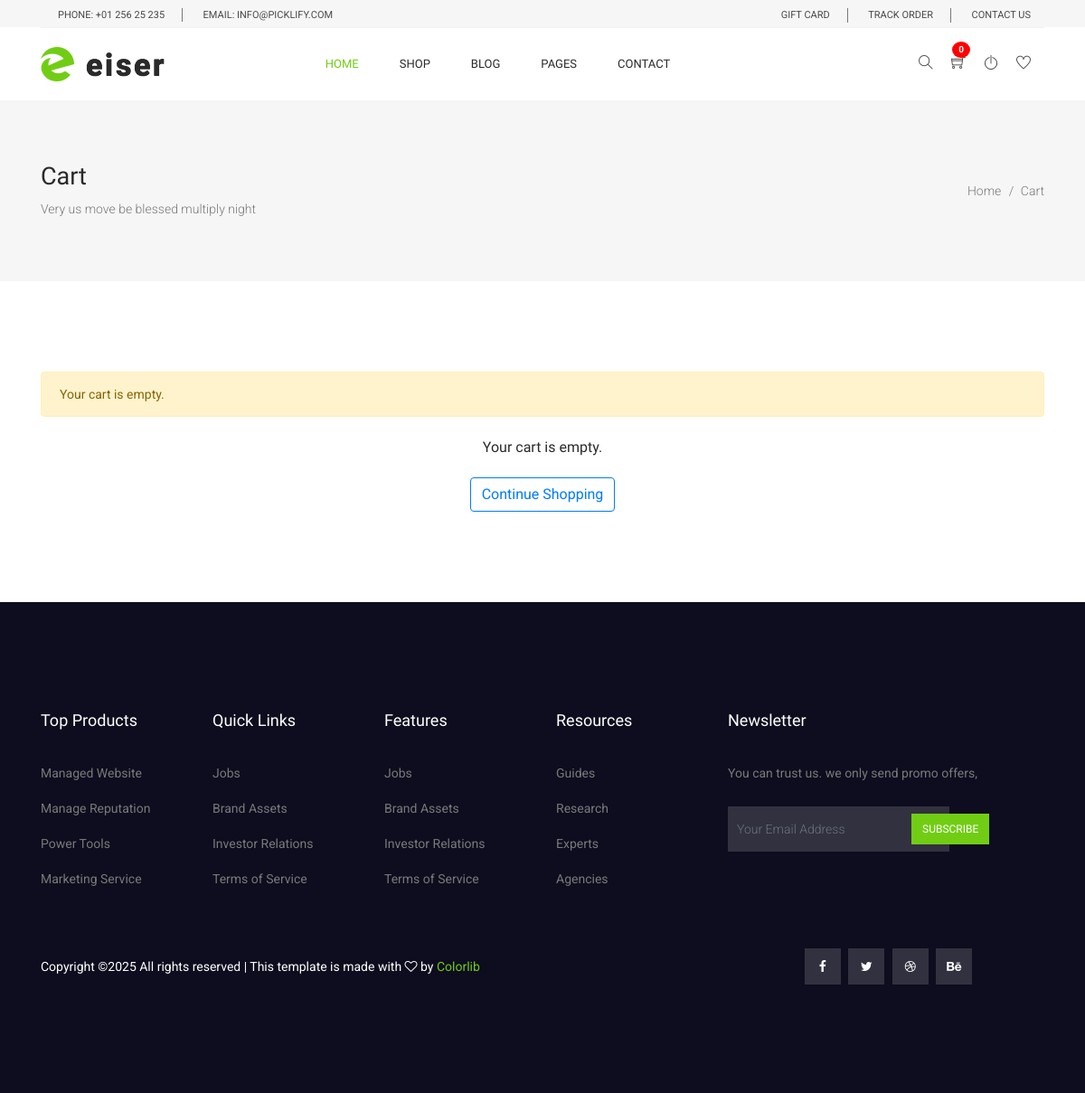
The app's page /accounts/cart/ (signed in), older data.
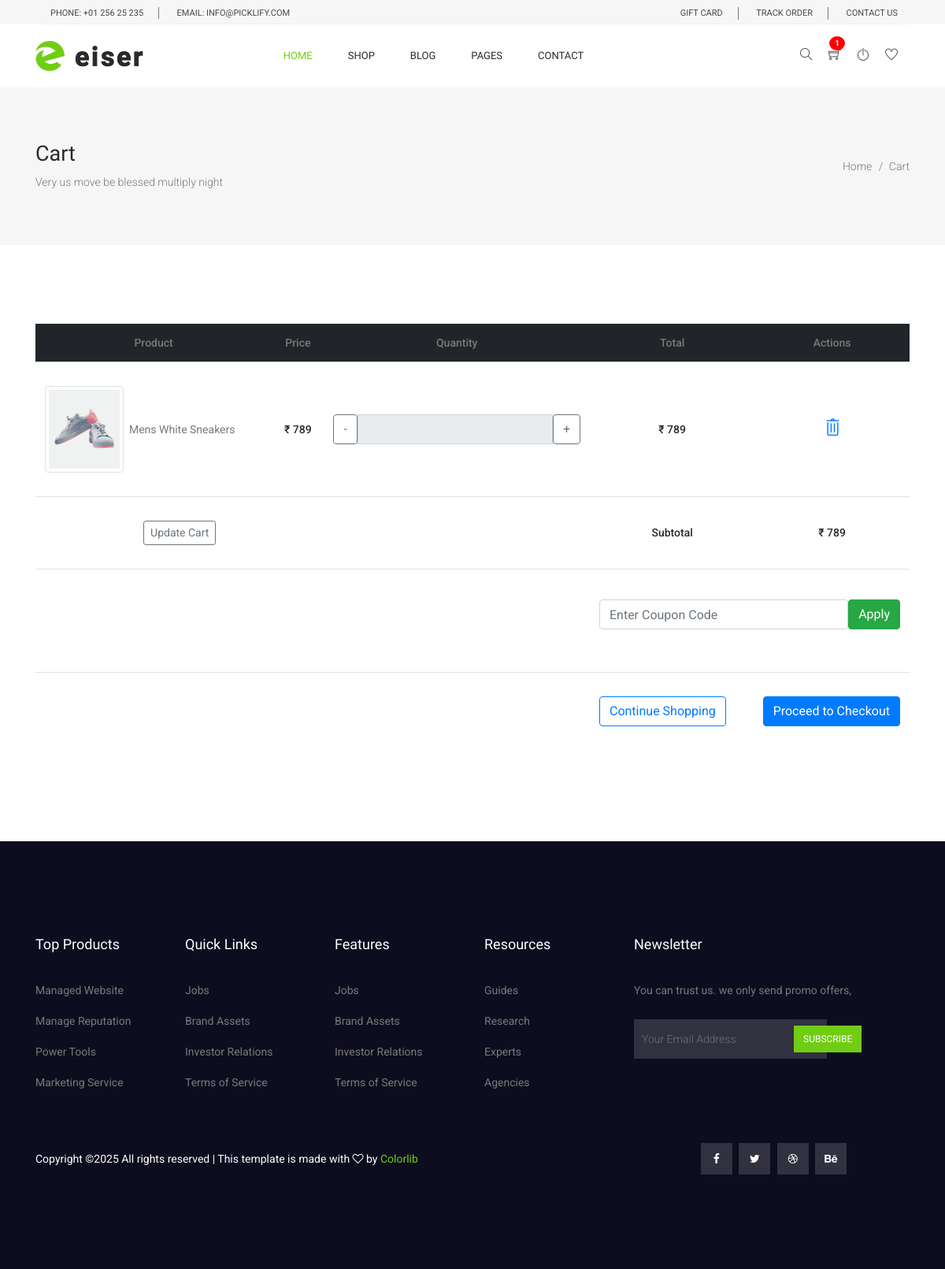
The same page, newer data.
### accounts/models.py (models this page shows)
class Profile(BaseModel):
    user = models.OneToOneField(User , on_delete=models.CASCADE , related_name="profile")
    is_email_verified = models.BooleanField(default=False)
    email_token = models.CharField(max_length=100 , null=True , blank=True)
    profile_image = models.ImageField(upload_to = 'profile')
    def get_cart_count(self):
        count = CartItems.objects.filter(cart__is_paid=False, cart__user=self.user).count()
        return count

class CartItems(BaseModel):
    cart = models.ForeignKey(Cart , on_delete=models.CASCADE, related_name='cart_items')
    product = models.ForeignKey(Product, on_delete=models.SET_NULL, null=True, blank=True)
    color_variant = models.ForeignKey(ColorVariant, on_delete=models.SET_NULL, null=True, blank=True)
    size_variant = models.ForeignKey(SizeVariant, on_delete=models.SET_NULL, null=True, blank=True)
    def get_product_price(self):
        price = [self.product.price]
        if self.color_variant:
            color_variant_price = self.color_variant.price
            price.append(color_variant_price)
        if self.size_variant:
            size_variant_price = self.size_variant.price
            price.append(size_variant_price)
        return sum(price)

class Cart(BaseModel):
    user = models.ForeignKey(User , on_delete=models.CASCADE, related_name='carts')
    coupon = models.ForeignKey(Coupon, on_delete=models.SET_NULL, null=True, blank=True)
    is_paid = models.BooleanField(default=False)
    def get_cart_total(self):
        cart_items = self.cart_items.all()
        price = []
        for cart_item in cart_items:
            price.append(cart_item.product.price)
            if cart_item.color_variant:
                color_variant_price = cart_item.color_variant.price
                price.append(color_variant_price)
            if cart_item.size_variant:
                size_variant_price = cart_item.size_variant.price
                price.append(size_variant_price)
        if self.coupon:
            if self.coupon.minimum_amount < sum(price):
                return sum(price) - self.coupon.discount_price
        return sum(price)

### products/models.py (models this page shows, shortened)
class Product(BaseModel):
    product_name = models.CharField(max_length=100)
    slug = models.SlugField(unique=True, null=True, blank=True)
    category = models.ForeignKey(Category, on_delete=models.CASCADE, related_name="products")
    price = models.IntegerField()
    product_description = models.TextField()
    color_variant = models.ManyToManyField(ColorVariant, blank=True)
    size_variant = models.ManyToManyField(SizeVariant, blank=True)

class ProductImage(BaseModel):
    product = models.ForeignKey(Product, on_delete=models.CASCADE, related_name="product_images")
    image = models.ImageField(upload_to="product")

### accounts/views.py (the view, shortened to what this page needs)
# urls.py: path('cart/', cart, name="cart"),
def cart(request):
    cart = None
    cart_items = []
    if request.user.is_authenticated:
        cart = Cart.objects.filter(user=request.user, is_paid=False).first()
        if cart:
            cart_items = CartItems.objects.filter(cart=cart)
        else:
            messages.warning(request, "Your cart is empty.")
    else:
        messages.warning(request, "Please log in to view your cart.")
    context = {
        'cart': cart,
        'cart_items': cart_items,
        'coupon': cart.coupon if cart else None
    }
    return render(request, 'cart/cart.html', context)

### templates/cart/cart.html (shortened to what this page needs)
{% extends 'base/base.html' %}
{% load static %}
{% block content %}
<section class="banner_area">
  <div class="banner_inner d-flex align-items-center">
    <div class="container">
      <div class="banner_content d-md-flex justify-content-between align-items-center">
        <div class="mb-3 mb-md-0">
          <h2>Cart</h2>
          <p>Very us move be blessed multiply night</p>
        </div>
        <div class="page_link">
          <a href="{% url "index" %}">Home</a>
          <a href="{% url "cart" %}">Cart</a>
        </div>
      </div>
    </div>
  </div>
</section>
<section class="cart_area">
  <div class="container">
    <div class="cart_inner">
      <div class="table-responsive">
        {% include "base/alert.html" %}
        {% if cart and cart_items %}
        <table class="table table-hover align-middle text-center">
          <thead class="table-dark">
            <tr>
              <th scope="col">Product</th>
              <th scope="col">Price</th>
              <th scope="col">Quantity</th>
              <th scope="col">Total</th>
              <th scope="col">Actions</th>
            </tr>
          </thead>
          <tbody>
            {% for item in cart_items %}
            <tr>
              <td>
                <div class="d-flex align-items-center">
                  <img src="{{ item.product.product_images.first.image.url }}" alt="{{ item.product.product_name }}" class="img-thumbnail me-3" style="width: 100px; height: 110px;">
                  &nbsp;&nbsp;<p class="mb-0 fw-bold">{{ item.product.product_name }}</p>
                </div>
              </td>
              <td>
                <h5 class="fw-bold">₹&nbsp;{{ item.get_product_price }}</h5>
              </td>
              <td>
                <div class="input-group quantity-input">
                  <button class="btn btn-outline-secondary" type="button" onclick="updateQuantity(-1)">-</button>
                  <input type="text" class="form-control text-center" name="qty" value="{{ item.quantity }}" readonly>
                  <button class="btn btn-outline-secondary" type="button" onclick="updateQuantity(1)">+</button>
                </div>
              </td>
              <td>
                <h5 class="fw-bold" id="total-{{ item.uid }}">₹&nbsp;{{ item.get_product_price }}</h5>
              </td>
              <td>
                <a href="{% url 'remove_from_cart' item.uid %}" class="text-primary me-2">
                  <i class="ti-trash icon-large" aria-hidden="true"></i>
                </a>
              </td>
            </tr>
            {% endfor %}
            <tr class="border-top">
              <td colspan="2">
                <a class="btn btn-outline-secondary btn-sm" href="#">Update Cart</a>
              </td>
              <td></td>
              <td>
                <h5 class="fw-bold">Subtotal</h5>
              </td>
              <td>
                <h5 class="fw-bold" id="subtotal">₹&nbsp;{{ cart.get_cart_total }}</h5>
              </td>
            </tr>
            <tr>
              <td colspan="3"></td>
              <td colspan="2">
                <form method="POST" action="" class="d-flex justify-content-end align-items-center gap-2 mt-2">
                  <input type="text" name="coupon" class="form-control" placeholder="Enter Coupon Code" required>
                  <button type="submit" class="btn btn-success">Apply</button>
                </form>
                <br/>
              </td>
            </tr>
            <tr>
              <td colspan="3"></td>
              <td colspan="2">
                <div class="d-flex justify-content-between">
                  <a class="btn btn-outline-primary" href="{% url 'index' %}">Continue Shopping</a>
                  <a class="btn btn-primary" href="#">Proceed to Checkout</a>
                </div>
              </td>
            </tr>
          </tbody>
        </table>
        {% else %}
          <div class="text-center mt-4">
            <h5>Your cart is empty.</h5>
            <a class="btn btn-outline-primary mt-3" href="{% url 'index' %}">Continue Shopping</a>
          </div>
        {% endif %}
      </div>
    </div>
  </div>
</section>
{% endblock %}

### templates/base/base.html (shortened to what this page needs)
{% load static %}
<!DOCTYPE html>
<html lang="en">
<head>
  <link rel="stylesheet" href="{% static "css/bootstrap.css" %}" />
  <link rel="stylesheet" href="{% static "vendors/linericon/style.css" %}" />
  <link rel="stylesheet" href="{% static "css/font-awesome.min.css" %}" />
  <link rel="stylesheet" href="{% static "css/themify-icons.css" %}" />
  <link rel="stylesheet" href="{% static 'css/flaticon.css' %}" />
  <link rel="stylesheet" href="{% static 'vendors/owl-carousel/owl.carousel.min.css' %}" />
  <link rel="stylesheet" href="{% static 'vendors/lightbox/simpleLightbox.css' %}" />
  <link rel="stylesheet" href="{% static 'vendors/nice-select/css/nice-select.css' %}" />
  <link rel="stylesheet" href="{% static 'vendors/animate-css/animate.css' %}" />
  <link rel="stylesheet" href="{% static 'vendors/jquery-ui/jquery-ui.css' %}" />
  <link rel="stylesheet" href="{% static 'css/style.css' %}" />
  <link rel="stylesheet" href="{% static 'css/responsive.css' %}" />
</head>
<body>
  <header class="header_area">
    <div class="top_menu">
      <div class="container">
        <div class="row">
          <div class="col-lg-7">
            <div class="float-left">
              <p>Phone: +01 256 25 235</p>
              <p>email: info@picklify.com</p>
            </div>
          </div>
          <div class="col-lg-5">
            <div class="float-right">
              <ul class="right_side">
                <li>
                  <a href="cart.html">
                    gift card
                  </a>
                </li>
                <li>
                  <a href="tracking.html">
                    track order
                  </a>
                </li>
                <li>
                  <a href="contact.html">
                    Contact Us
                  </a>
                </li>
              </ul>
            </div>
          </div>
        </div>
      </div>
    </div>
    <div class="main_menu">
      <div class="container">
        <nav class="navbar navbar-expand-lg navbar-light w-100">
          <a class="navbar-brand logo_h" href="{% url "index" %}">
            <img src="{% static "img/logo.png" %}" alt="" />
          </a>
          <div class="collapse navbar-collapse offset w-100" id="navbarSupportedContent">
            <div class="row w-100 mr-0">
              <div class="col-lg-7 pr-0">
                <ul class="nav navbar-nav center_nav pull-right">
                  <li class="nav-item active">
                    <a class="nav-link" href="{% url "index" %}">Home</a>
                  </li>
                  <li class="nav-item submenu dropdown">
                    <a href="#" class="nav-link dropdown-toggle" data-toggle="dropdown" role="button" aria-haspopup="true"
                      aria-expanded="false">Shop</a>
                  </li>
                  <li class="nav-item submenu dropdown">
                    <a href="#" class="nav-link dropdown-toggle" data-toggle="dropdown" role="button" aria-haspopup="true"
                      aria-expanded="false">Blog</a>
                  </li>
                  <li class="nav-item submenu dropdown">
                    <a href="#" class="nav-link dropdown-toggle" data-toggle="dropdown" role="button" aria-haspopup="true"
                      aria-expanded="false">Pages</a>
                  </li>
                  <li class="nav-item">
                    <a class="nav-link" href="{% url "contact" %}">Contact</a>
                  </li>
                </ul>
              </div>
              <div class="col-lg-5 pr-0">
                <ul class="nav navbar-nav navbar-right right_nav pull-right">
                  <li class="nav-item">
                    <a href="#" class="icons">
                      <i class="ti-search" aria-hidden="true"></i>
                    </a>
                  </li>
                  <li class="nav-item">
                    {% if request.user.is_authenticated %}
                    <a href="{% url 'cart' %}" class="icons" style="position: relative;">
                        <i class="ti-shopping-cart"></i>
                        <span id="cartBadge" class="badge">{{request.user.profile.get_cart_count}}</span>
                    </a>
                    {% else %}
                    <a href="{% url 'cart' %}" class="icons" style="position: relative;">
                        <i class="ti-shopping-cart"></i>
                        <span id="cartBadge" class="badge">0</span>
                    </a>
                    {% endif %}
                  </li>
                  <li class="nav-item">
                    {% if request.user.is_authenticated %}
                      <a href="{% url 'logout' %}" class="icons" title="Logout">
                        <i class="ti-power-off" aria-hidden="true"></i>
                      </a>
                    {% else %}
                      <a href="{% url 'register' %}" class="icons">
                        <i class="ti-user" aria-hidden="true"></i>
                      </a>
                    {% endif %}
                  </li>
                  <li class="nav-item">
                    <a href="#" class="icons">
                      <i class="ti-heart" aria-hidden="true"></i>
                    </a>
                  </li>
                </ul>
              </div>
            </div>
          </div>
        </nav>
      </div>
    </div>
  </header>
  <main>
    {% block content %} {% endblock %}
  </main>
  {% include 'base/footer.html' %}

### templates/base/alert.html
{% if messages %}
  {% for message in messages %}
    <div class="alert alert-{% if message.tags %}{{ message.tags }}{% endif %}" role="alert">
      {{ message }}
    </div>
  {% endfor %}
{% endif %}

### templates/base/footer.html (shortened to what this page needs)
{% load static %}
<footer class="footer-area section_gap">
    <div class="container">
      <div class="row">
        <div class="col-lg-2 col-md-6 single-footer-widget">
          <h4>Top Products</h4>
          <ul>
            <li><a href="#">Managed Website</a></li>
            <li><a href="#">Manage Reputation</a></li>
            <li><a href="#">Power Tools</a></li>
            <li><a href="#">Marketing Service</a></li>
          </ul>
        </div>
        <div class="col-lg-2 col-md-6 single-footer-widget">
          <h4>Quick Links</h4>
          <ul>
            <li><a href="#">Jobs</a></li>
            <li><a href="#">Brand Assets</a></li>
            <li><a href="#">Investor Relations</a></li>
            <li><a href="#">Terms of Service</a></li>
          </ul>
        </div>
        <div class="col-lg-2 col-md-6 single-footer-widget">
          <h4>Features</h4>
          <ul>
            <li><a href="#">Jobs</a></li>
            <li><a href="#">Brand Assets</a></li>
            <li><a href="#">Investor Relations</a></li>
            <li><a href="#">Terms of Service</a></li>
          </ul>
        </div>
        <div class="col-lg-2 col-md-6 single-footer-widget">
          <h4>Resources</h4>
          <ul>
            <li><a href="#">Guides</a></li>
            <li><a href="#">Research</a></li>
            <li><a href="#">Experts</a></li>
            <li><a href="#">Agencies</a></li>
          </ul>
        </div>
        <div class="col-lg-4 col-md-6 single-footer-widget">
          <h4>Newsletter</h4>
          <p>You can trust us. we only send promo offers,</p>
          <div class="form-wrap" id="mc_embed_signup">
            <form target="_blank" action="https://spondonit.us12.list-manage.com/subscribe/post?u=1462626880ade1ac87bd9c93a&amp;id=92a4423d01"
              method="get" class="form-inline">
              <input class="form-control" name="EMAIL" placeholder="Your Email Address" onfocus="this.placeholder = ''"
                onblur="this.placeholder = 'Your Email Address '" required="" type="email">
              <button class="click-btn btn btn-default">Subscribe</button>
            </form>
          </div>
        </div>
      </div>
      <div class="footer-bottom row align-items-center">
        <p class="footer-text m-0 col-lg-8 col-md-12">
Copyright &copy;<script>document.write(new Date().getFullYear());</script> All rights reserved | This template is made with <i class="fa fa-heart-o" aria-hidden="true"></i> by <a href="https://colorlib.com" target="_blank">Colorlib</a>
</p>
        <div class="col-lg-4 col-md-12 footer-social">
          <a href="#"><i class="fa fa-facebook"></i></a>
          <a href="#"><i class="fa fa-twitter"></i></a>
          <a href="#"><i class="fa fa-dribbble"></i></a>
          <a href="#"><i class="fa fa-behance"></i></a>
        </div>
      </div>
    </div>
  </footer>
</body>
</html>

### templates/cart/cart.html (style rules this page uses)
.icon-large { font-size: 24px; }

Row changes from the older to the newer data that the page shows:
added CartItems: product.product_images.first.image (picture), product.product_name "Mens White Sneakers", get_product_price "789"
added Cart: get_cart_total "789"
Text that changed along with them:
{{ request.user.profile.get_cart_count }}: "0" → "1"
text no longer shown: "Your cart is empty."
text now shown: "Product Price Quantity Total Actions Update Cart Subtotal ₹ Apply Proceed to Checkout"
list line gone: "Your cart is empty."
